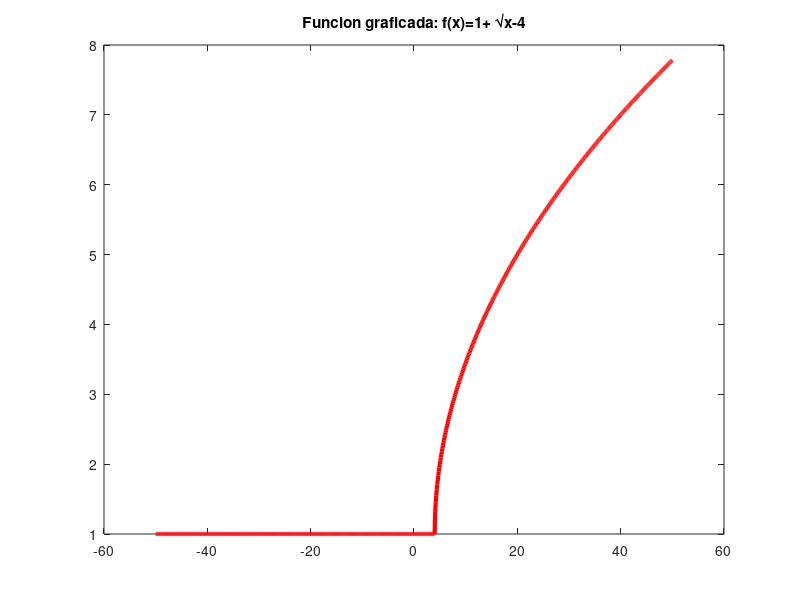

This chart was generated by the following MATLAB code:
%Octave Script
%School:       Tecnologico de Estudios Superiores de Jilotepec.
%Title:        Función Real de variable Real.
%Descripcion:  Script para comprobar la graficacion de los ejercicio propuestos
%              por el profe.
%Author:       Jorge Miranda Zuñiga
%Date:         28/10/2021
%Ejercicio:    1
%Usage:        >>pwd
%              >>cd Desktop
%              >>cd Octave
%              >>Ejercicio_1
%Notes:        Se necesita el programa Octave, usar su linea de comando
%              https://octaveintro.readthedocs.io/en/latest/index.html

%Limpiar variables
clear
%Dominio de nuestra funcion
x= (-50:0.1:50);
%Funcion a graficar
fx= ((1)+(sqrt(x-4)));
%Grafica
plot(x,fx,'r','linewidth',3);
%Nombre de la tabla
title('Funcion graficada: f(x)=1+ √x-4');
